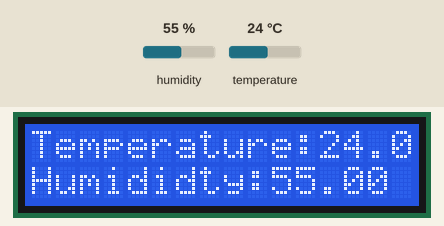
Simulated run of this sketch. Board: ESP8266 (NodeMCU). On the bench: 16×2 character LCD. The test bench sets the inputs (shaded band); at power-on: humidity 55 %, temperature 24 °C.

Above: at 2.2 s.
2.3 s: humidity set to 22 %
At 4.5 s:
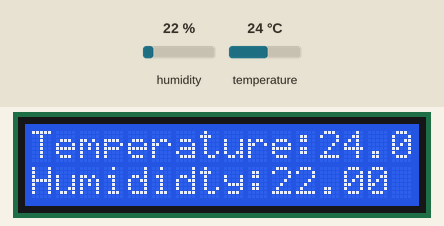
5.8 s: temperature set to 12 °C
At 7.9 s:
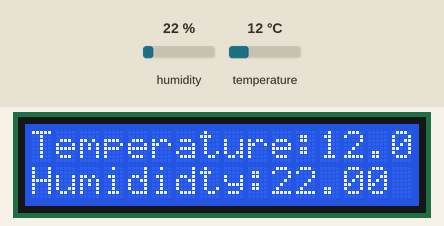
9.3 s: humidity set to 40 %
At 12.3 s:
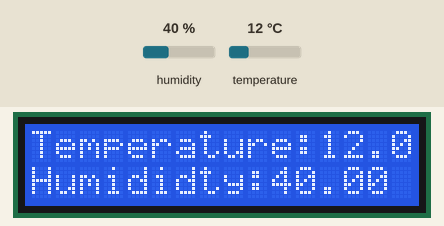
13.2 s: temperature set to 19 °C
At 15.7 s:
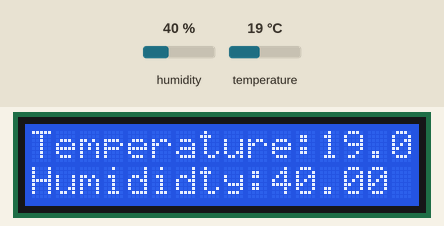
Timing chart, 0 to 17.2 s (numbered marks = the images above; inputs shaded):
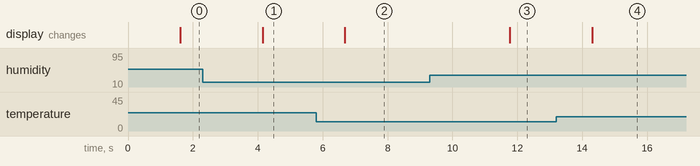

The sketch:

TemperatureSensor.ino
```cpp
#include <DHTesp.h>;
#include <LiquidCrystal_I2C.h>
LiquidCrystal_I2C lcd(0x27, 16, 2);
DHTesp dht;


void setup() {

  dht.setup(D4, DHTesp::DHT11);
  lcd.init();
  lcd.backlight();
  lcd.setCursor(0,0);
    delay(500);

}

void loop() {
delay(dht.getMinimumSamplingPeriod());

   String status_String = dht.getStatusString();
   if (status_String == "OK") {

   float humidity = dht.getHumidity();
   float temperature = dht.getTemperature();

lcd.setCursor(0,0);
lcd.print("Temperature:");
lcd.print(temperature);
lcd.setCursor(0,1);
lcd.print("Humididty:");
lcd.print(humidity);
  delay(500);

  delay(dht.getMinimumSamplingPeriod());

   }
}
```

Measured:
- after the input at 2.3 s, the display: changes after 1.8 s (image 1)
- after the input at 5.8 s, the display: changes after 0.89 s (image 2)
- after the input at 9.3 s, the display: changes after 2.5 s (image 3)
- after the input at 13.2 s, the display: changes after 1.1 s (image 4)
